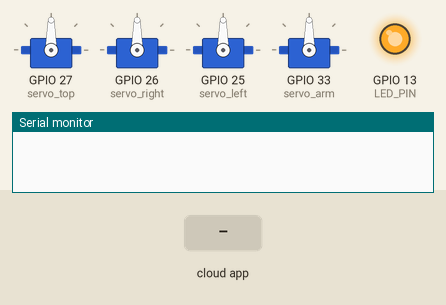
Simulated run of this sketch. Board: ESP32. On the bench: 4 × servo, output pins drawn as LEDs (lit = HIGH), the last lines printed to the serial monitor. The inputs (shaded band) are chosen by the test bench. The ROS host is connected and sends only what is stated.

Above: at 0.1 s.
At 3.2 s:
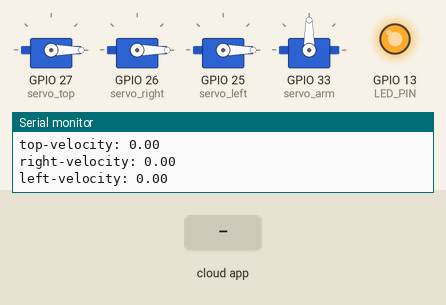
3.3 s: the phone or cloud app sets linear.x to 100
At 4.4 s:
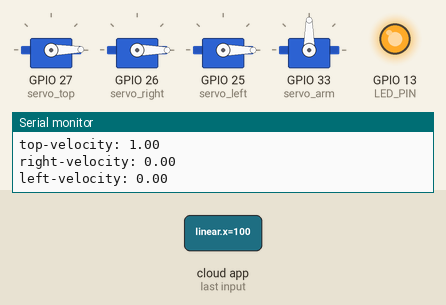
Timing chart, 0 to 6.3 s (numbered marks = the images above; inputs shaded):
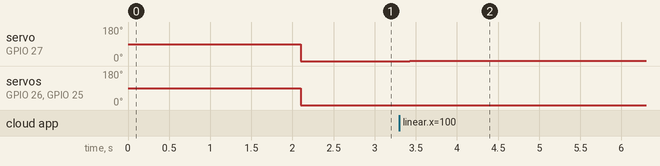

Measured:
- after the input at 3.3 s, servo on GPIO 27 (servo_top): 0° → 1° after 0.13 s

The sketch:

micro_ros_subscriber.ino
```cpp
#include <micro_ros_arduino.h>
#include <ESP32Servo.h>
#include <stdio.h>
#include <rcl/rcl.h>
#include <rcl/error_handling.h>
#include <rclc/rclc.h>
#include <rclc/executor.h>
#include <geometry_msgs/msg/twist.h>

rcl_subscription_t subscriber;
geometry_msgs__msg__Twist msg;
rclc_executor_t executor;
rcl_allocator_t allocator;
rclc_support_t support;
rcl_node_t node;


#define LED_PIN 13
Servo servo_top;
Servo servo_right;
Servo servo_left;
Servo servo_arm;

#define RCCHECK(fn) { rcl_ret_t temp_rc = fn; if((temp_rc != RCL_RET_OK)){error_loop();}}
#define RCSOFTCHECK(fn) { rcl_ret_t temp_rc = fn; if((temp_rc != RCL_RET_OK)){error_loop();}}

void error_loop(){
  while(1){
    digitalWrite(LED_PIN, !digitalRead(LED_PIN));
    delay(100);
  }
}

//twist message cb
void subscription_callback(const void *msgin) {
  const geometry_msgs__msg__Twist * msg = (const geometry_msgs__msg__Twist *)msgin;
  // if velocity in x direction is 0 turn off LED, if 1 turn on LED
  //digitalWrite(LED_PIN, (msg->linear.x == 0) ? LOW : HIGH);
}

void setup() {
  set_microros_wifi_transports("qwertyuiop", "12345678", "192.168.81.147", 8888);
  Serial.begin(9600);
  servo_top.attach(27);
  servo_right.attach(26);
  servo_left.attach(25);
  servo_arm.attach(33);
  servo_top.write(90);
  servo_right.write(90);
  servo_left.write(90);
  pinMode(LED_PIN, OUTPUT);
  digitalWrite(LED_PIN, HIGH);

  delay(2000);

  allocator = rcl_get_default_allocator();

   //create init_options
  RCCHECK(rclc_support_init(&support, 0, NULL, &allocator));

  // create node
  RCCHECK(rclc_node_init_default(&node, "micro_ros_arduino_node", "", &support));

  // create subscriber
  RCCHECK(rclc_subscription_init_default(
    &subscriber,
    &node,
    ROSIDL_GET_MSG_TYPE_SUPPORT(geometry_msgs, msg, Twist),
    "/cmd_vel"));

  // create executor
  RCCHECK(rclc_executor_init(&executor, &support.context, 1, &allocator));
  RCCHECK(rclc_executor_add_subscription(&executor, &subscriber, &msg, &subscription_callback, ON_NEW_DATA));

}

void loop() {
  delay(100);
  Serial.print("top-velocity: ");
  servo_top.write(msg.linear.x);
  Serial.println(msg.linear.x);

  Serial.print("right-velocity: ");
  servo_right.write(msg.linear.y);
  Serial.println(msg.linear.y);

  Serial.print("left-velocity: ");
  servo_left.write(msg.linear.z);
  Serial.println(msg.linear.z);

  RCCHECK(rclc_executor_spin_some(&executor, RCL_MS_TO_NS(100)));
}
```
